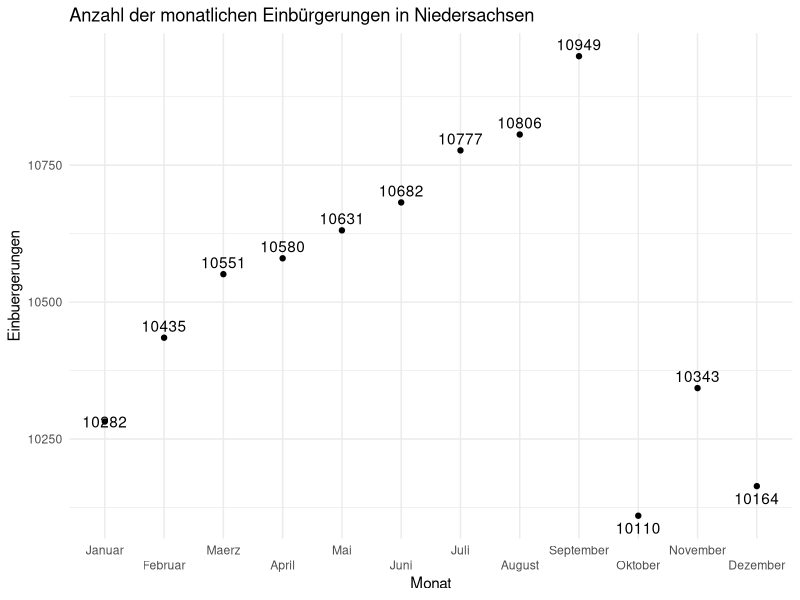

Source code (R):
## ---- chunk 1
library("ggplot2")

# Laden Sie die CSV-Datei aus dem Ordner "data" im Repository
data <- read.csv("../data/2022_Einbuergerung.csv", sep = ";")

# Die Monate in der richtigen Reihenfolge als Faktor erstellen
data$Monat <- factor(data$Monat, levels = c("Januar", "Februar", "Maerz", "April", "Mai", "Juni", "Juli", "August", "September", "Oktober", "November", "Dezember"))

# Daten für die Berechnung der Differenzen vorbereiten
data$Diff <- c(NA, diff(data$Einbuergerungen))

ggplot(data, aes(x = Monat, y = Einbuergerungen)) +
  geom_point() +  # Datenpunkte hinzufügen
  geom_text(aes(label = round(Einbuergerungen)), 
            vjust = ifelse(data$Diff < 0, 1.5, -0.5 + ifelse(data$Einbuergerungen < 500, 0.4, ifelse(data$Monat == "Januar", 2.2, 0)))) +
  labs(title = "Anzahl der monatlichen Einbürgerungen in Niedersachsen", x = "Monat", y = "Einbuergerungen") +
  theme_minimal() +  # Hintergrund weiß machen
  scale_x_discrete(guide = guide_axis(n.dodge = 2))  # Achsenabschnitte breiter machen


